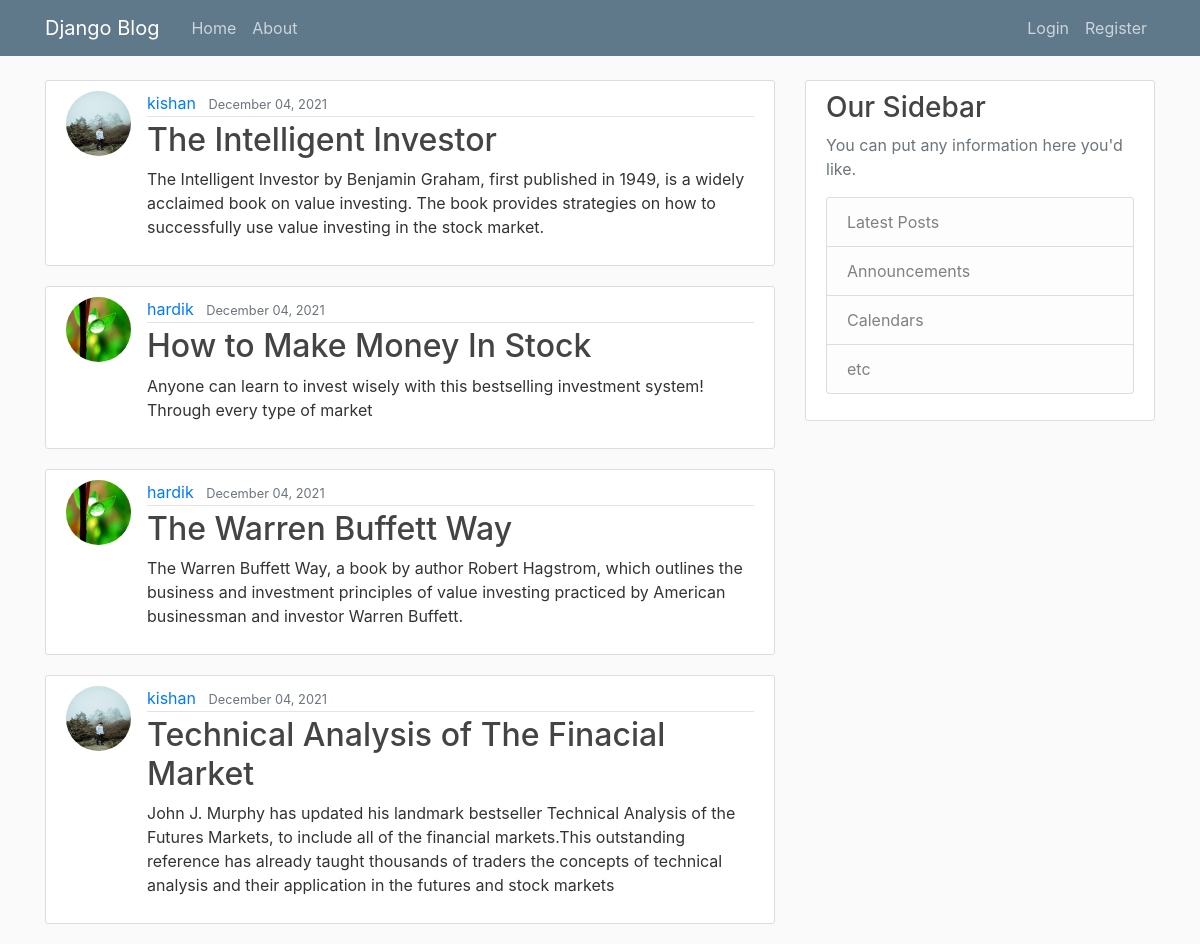
Before: / with the older database file.
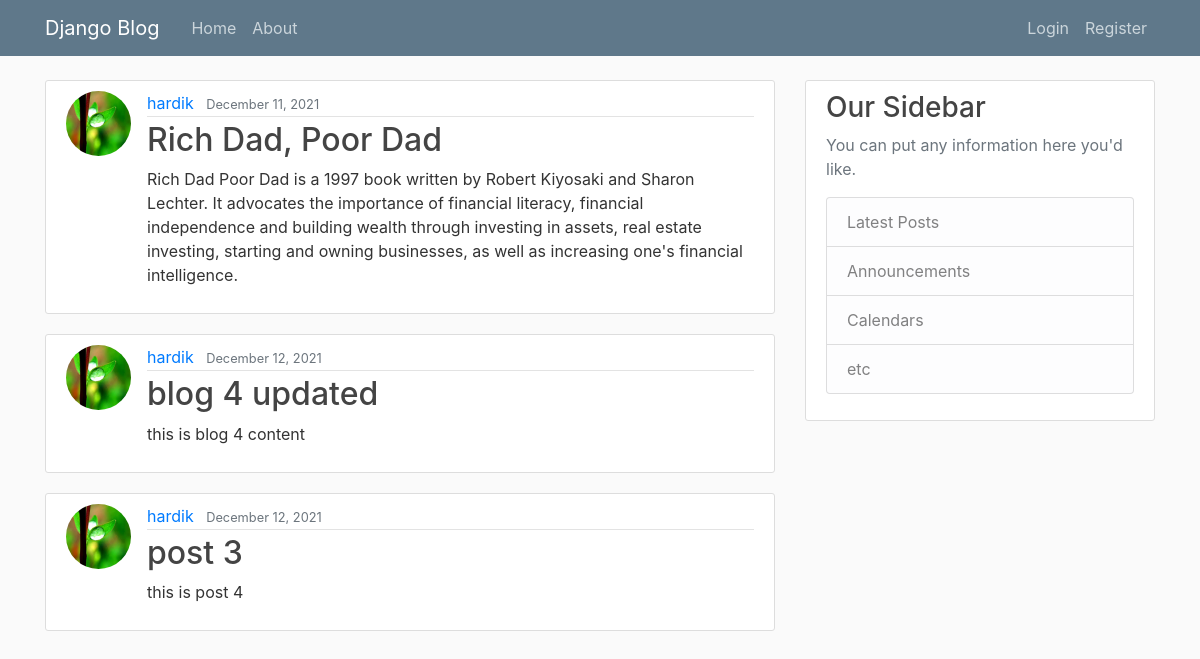
After: the same page with the newer database file.
### blog/models.py (models this page shows, shortened)
class Post(models.Model):
	title = models.CharField(max_length = 100)
	content = models.TextField()
	date_posted = models.DateTimeField(default = timezone.now)
	author = models.ForeignKey(User, on_delete=models.CASCADE)

### users/models.py (models this page shows, shortened)
class Profile(models.Model):
	user = models.OneToOneField(User, on_delete=models.CASCADE)
	image = models.ImageField(default='default.jpg', upload_to='profile_pics')

### blog/views.py (the view)
# urls.py: path('', views.home, name='blog-home'),
def home(request):
	context = {
	   'posts': Post.objects.all()
	}
	return render(request, 'blog/home.html', context)

### blog/templates/blog/home.html (shortened to what this page needs)
{% extends "blog/base.html" %}
{% block content %}
  {% for post in posts %}
    <article class="media content-section">
      <img class="rounded-circle article-img" src="{{ post.author.profile.image.url }}">
      <div class="media-body">
        <div class="article-metadata">
          <a class="mr-2" href="#">{{ post.author }}</a>
          <small class="text-muted">{{ post.date_posted|date:"F d, Y" }}</small>
        </div>
        <h2><a class="article-title" href="{% url 'post-detail' post.id %}">{{ post.title }}</a></h2>
        <p class="article-content">{{ post.content }}</p>
      </div>
    </article>
  {% endfor %}
{% endblock content %}

### blog/templates/blog/base.html (shortened to what this page needs)
{% load static %}
<!DOCTYPE html>
<html>
<head>
    <link rel="stylesheet" href="https://maxcdn.bootstrapcdn.com/bootstrap/4.0.0/css/bootstrap.min.css">
    <link rel="stylesheet" type="text/css" href="{% static 'blog/main.css' %}">
</head>
<body>
	<header class="site-header">
      <nav class="navbar navbar-expand-md navbar-dark bg-steel fixed-top">
        <div class="container">
          <a class="navbar-brand mr-4" href="{% url 'blog-home' %}">Django Blog</a>
          <div class="collapse navbar-collapse" id="navbarToggle">
            <div class="navbar-nav mr-auto">
              <a class="nav-item nav-link" href="{% url 'blog-home' %}">Home</a>
              <a class="nav-item nav-link" href="{% url 'blog-about' %}">About</a>
            </div>
            <div class="navbar-nav">
              {% if user.is_authenticated %}
                <a class="nav-item nav-link" href="{% url 'post-create' %}">New Post</a>
                <a class="nav-item nav-link" href="{% url 'profile' %}">profile</a>
                <a class="nav-item nav-link" href="{% url 'logout' %}">Logout</a>
              {% else %}
                <a class="nav-item nav-link" href="{% url 'login' %}">Login</a>
                <a class="nav-item nav-link" href="{% url 'register' %}">Register</a>
              {% endif %}
            </div>
          </div>
        </div>
      </nav>
    </header>
    <main role="main" class="container">
      <div class="row">
        <div class="col-md-8">
          {% block content %}{% endblock content %}
        </div>
        <div class="col-md-4">
          <div class="content-section">
            <h3>Our Sidebar</h3>
            <p class='text-muted'>You can put any information here you'd like.
              <ul class="list-group">
                <li class="list-group-item list-group-item-light">Latest Posts</li>
                <li class="list-group-item list-group-item-light">Announcements</li>
                <li class="list-group-item list-group-item-light">Calendars</li>
                <li class="list-group-item list-group-item-light">etc</li>
              </ul>
            </p>
          </div>
        </div>
      </div>
    </main>
</body>
</html>

### blog/static/blog/main.css (style rules this page uses)
body { background: #fafafa; color: #333333; margin-top: 5rem; }
h1, h2, h3, h4, h5, h6 { color: #444444; }
ul { margin: 0; }
.bg-steel { background-color: #5f788a; }
.site-header .navbar-nav .nav-link { color: #cbd5db; }
.content-section { background: #ffffff; padding: 10px 20px; border: 1px solid #dddddd; border-radius: 3px; margin-bottom: 20px; }
.article-title { color: #444444; }
.article-content { white-space: pre-line; }
.article-img { height: 65px; width: 65px; margin-right: 16px; }
.article-metadata { padding-bottom: 1px; margin-bottom: 4px; border-bottom: 1px solid #e3e3e3 }

Changed rows visible on the page:
removed Post: author.profile.image (placeholder picture), author "kishan", date_posted "December 04, 2021", title "The Intelligent Investor", content "The Intelligent Investor by Benjamin Graham, first published in 1949, is a widely acclaimed book on value investing. The book provides strategies on how to successfully use value investing in the stock market."
removed Post: author.profile.image (picture), author "hardik", date_posted "December 04, 2021", title "How to Make Money In Stock", content "Anyone can learn to invest wisely with this bestselling investment system! Through every type of market"
removed Post: author.profile.image (placeholder picture), author "kishan", date_posted "December 04, 2021", title "Technical Analysis of The Finacial Market", content "John J. Murphy has updated his landmark bestseller Technical Analysis of the Futures Markets, to include all of the financial markets.This outstanding reference has already taught thousands of traders the concepts of technical analysis and their application in the futures and stock markets"
added Post: author.profile.image (picture), author "hardik", date_posted "December 11, 2021", title "Rich Dad, Poor Dad", content "Rich Dad Poor Dad is a 1997 book written by Robert Kiyosaki and Sharon Lechter. It advocates the importance of financial literacy, financial independence and building wealth through investing in assets, real estate investing, starting and owning businesses, as well as increasing one's financial intelligence."
changed Post: date_posted "December 04, 2021" → "December 12, 2021"; title "The Warren Buffett Way" → "blog 4 updated"; content "The Warren Buffett Way, a book by author Robert Hagstrom, which outlines the business and investment principles of value investing practiced by American businessman and investor Warren Buffett." → "this is blog 4 content"
added Post: author.profile.image (picture), author "hardik", date_posted "December 12, 2021", title "post 3", content "this is post 4"
